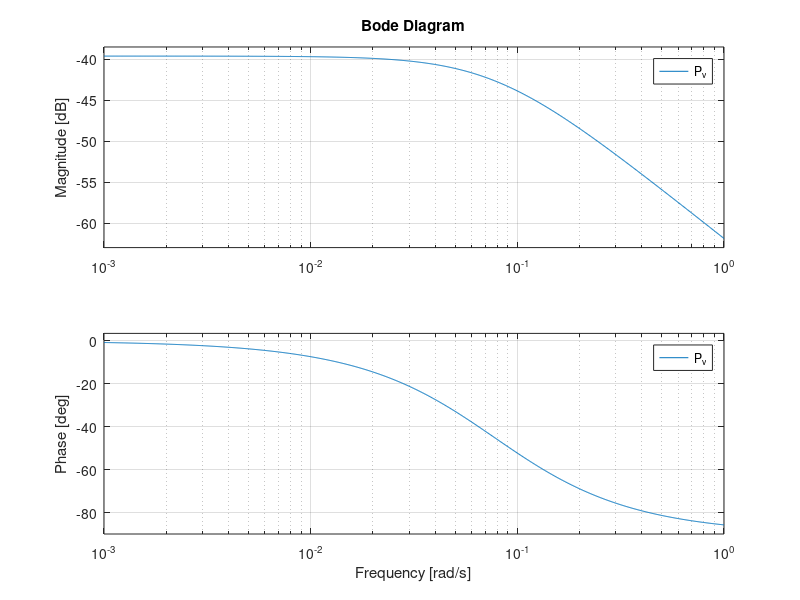
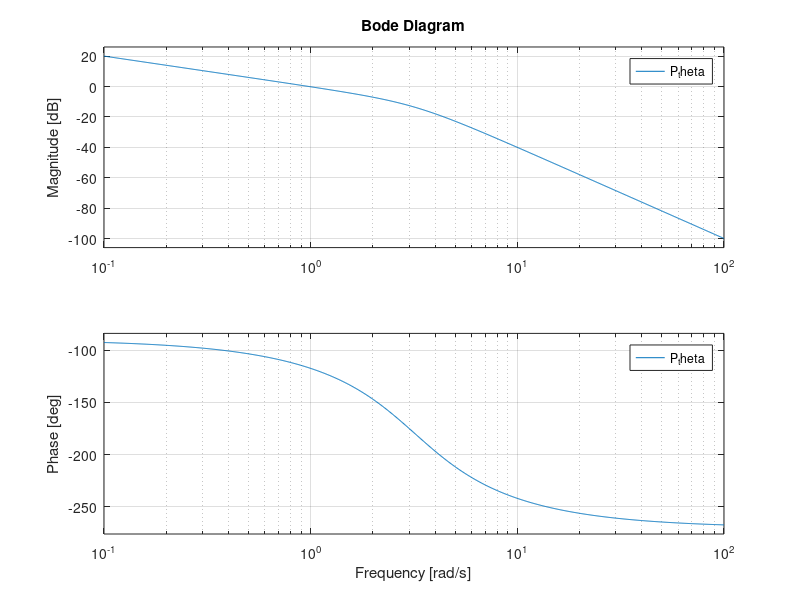
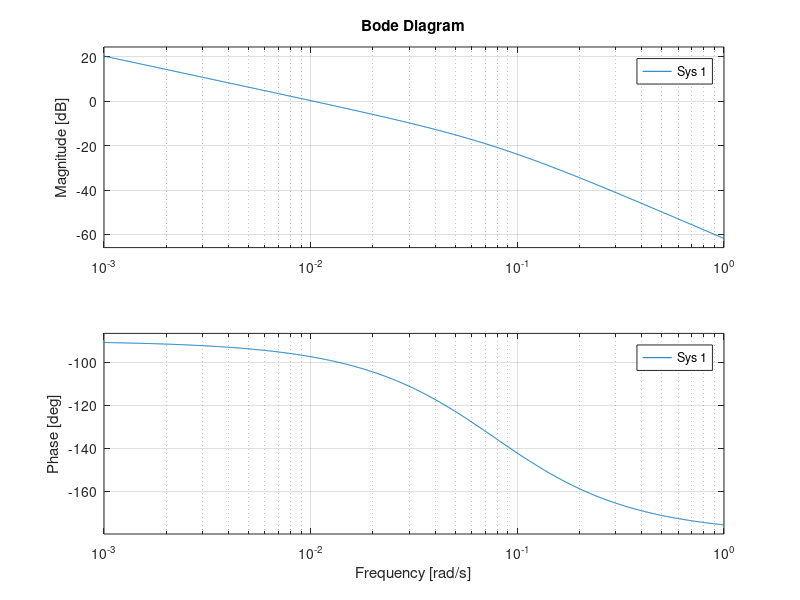
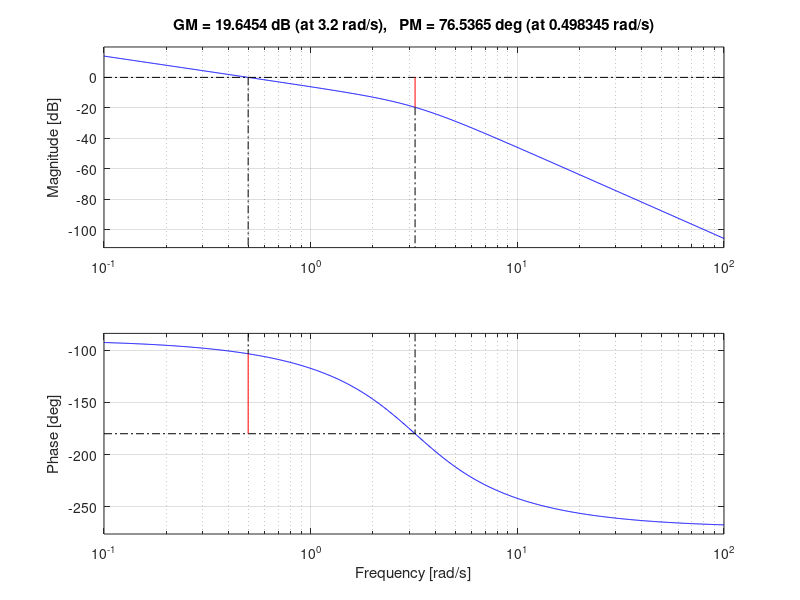

Here is the MATLAB script that generated these plots, in order: (Note: this script raises an error after producing the figures.)
%% 
s = tf('s');
Wap = 3.2;
zeta = 0.75;
Vw = 5; % m/s
Vnom = 40/3.6; % m/s
Ka = 4.3;
Fth = 1500; %N
m = 1230; %Kg
G_ayr_ay = (Wap^2)/(s^2+2*zeta*Wap*s+Wap^2);

% plot real sys graphs

% figure(1)
% t = out.theta.time;
% theta = out.theta.signals.values;
% plot(t, theta,'LineWidth', 2)
% xlabel('time [sec]')
% ylabel('theta [rad]')
% %hold on
% grid on
% 
% figure(2)
% t = out.v.time;
% v = out.v.signals.values;
% plot(t, v,'LineWidth', 2)
% xlabel('time [sec]')
% ylabel('velocity [m/s]')
% %hold on
% grid on
% 
% figure(3)
% t = out.Fth.time;
% Fth = out.Fth.signals.values;
% plot(t, Fth,'LineWidth', 2)
% xlabel('time [sec]')
% ylabel('Fth [N]')
% grid on
% 
% figure(4)
% t = out.ayr.time;
% ayr = out.ayr.signals.values;
% plot(t, ayr,'LineWidth', 2)
% xlabel('time [sec]')
% ylabel('ayr [m/s^2]')
% grid on



% figure(3)
% t = out.x.time;
% x = out.x.signals.values;
%plot(t, x)
% xlabel('time [sec]')
% ylabel('x pos [m]')
 grid on
% 
% figure(4)
% t = out.y.time;
% y = out.y.signals.values;
 %plot(t, y)
% xlabel('time [sec]')
% ylabel('y pos [m]')
% grid on
% 
% figure(5)
%  plot(y,x, '--' ,'LineWidth', 2)
%  xlabel('y pos [m]')
%  ylabel('x pos [m]')
%  grid on
%  hold on

%% linear model
s = tf('s');
Wap = 3.2;
zeta = 0.75;
Vw = 5; % m/s
Ka = 4.3;
Fth = 1500; %N
m = 1230; %Kg
Vnom = 40/3.6; % m/s
G_ayr_ay = (Wap^2)/(s^2+2*zeta*Wap*s+Wap^2);
P_v = (1/(2*Ka*Vnom))/((m/(2*Ka*Vnom))*s+1);
P_theta = G_ayr_ay*(1/s);

% planning controllers to p_v and p_theta
figure(1)
bode(P_v)
grid on
figure(2)
bode(P_theta)
grid on


[Gm_v,Pm_v,Wcg_v,Wcp_v] = margin(P_v);
[Gm_theta,Pm_theta,Wcg_theta,Wcp_theta] = margin(P_theta);

C_v = 1/s;
C_theta_tilda = 0.5;

figure(3)
bode(C_v*P_v);
grid on
figure(4)
margin(C_theta_tilda*P_theta);
grid on

[Gm_v,Pm_v,Wcg_v,Wcp_v] = margin(C_v*P_v);
[Gm_theta,Pm_theta,Wcg_theta,Wcp_theta] = margin(C_theta_tilda*P_theta);


% plot linear model theta and v

% figure(1)
% t = out.theta.time;
% theta = out.theta.signals.values;
% plot(t, theta)
% xlabel('time [sec]')
% ylabel('theta [rad]')
% grid on
% 
% figure(2)
% %t = out.v.time;
% %v = out.v.signals.values;
% plot(t, v)
% xlabel('time [sec]')
% ylabel('velocity [m/s]')
% grid on
% 
% hold on
% %t1 = out.v1.time;
% %v1 = out.v1.signals.values;
% plot(t1, v1)
% xlabel('time [sec]')
% ylabel('velocity [m/s]')
% grid on


figure(3)
t = out.x.time;
x = out.x.signals.values - x(1);
plot(t, x)
xlabel('time [sec]')
ylabel('x pos [m]')
grid on

figure(4)
t = out.y.time;
y = out.y.signals.values;
plot(t, y)
xlabel('time [sec]')
ylabel('y pos [m]')
grid on

figure(5)
plot(y,x)
xlabel('y pos [m]')
ylabel('x pos [m]')
grid on














